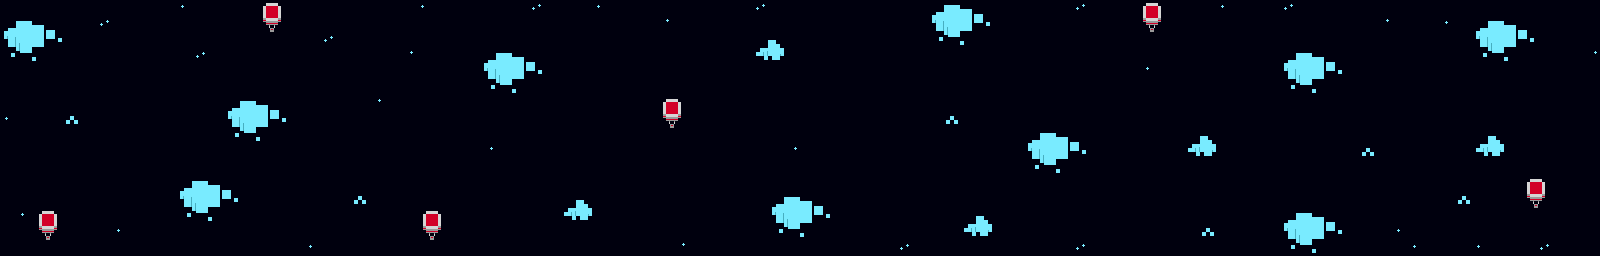

This is a level from a 2D game, rendered from its Tiled map with the project's own tilesets. A one-line summary and the map file follow, with tile-layer data summarised:
An orthogonal 100x16 tile map with 16x16 px tiles, 1 tile layer (background).

<map version="1.0" orientation="orthogonal" renderorder="left-down" width="100" height="16" tilewidth="16" tileheight="16" nextobjectid="1">
 <tileset firstgid="1" name="tilemap" tilewidth="16" tileheight="16" tilecount="320" columns="20">
  <image source="assets/tilemap.png" width="320" height="256" />
 </tileset>
 <layer name="background" width="100" height="16">
  <data>[1600 cells, 1600 non-empty, 25 distinct tile ids]</data>
 </layer>
</map>
